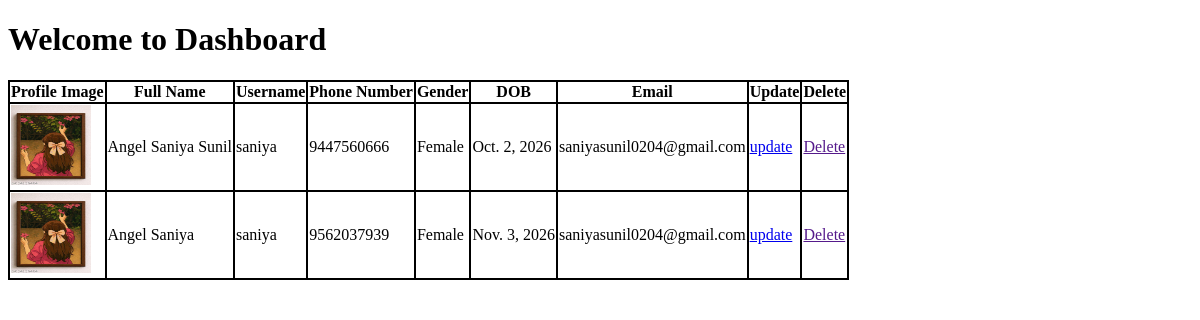
Page /dashboard/ on the earlier database version.
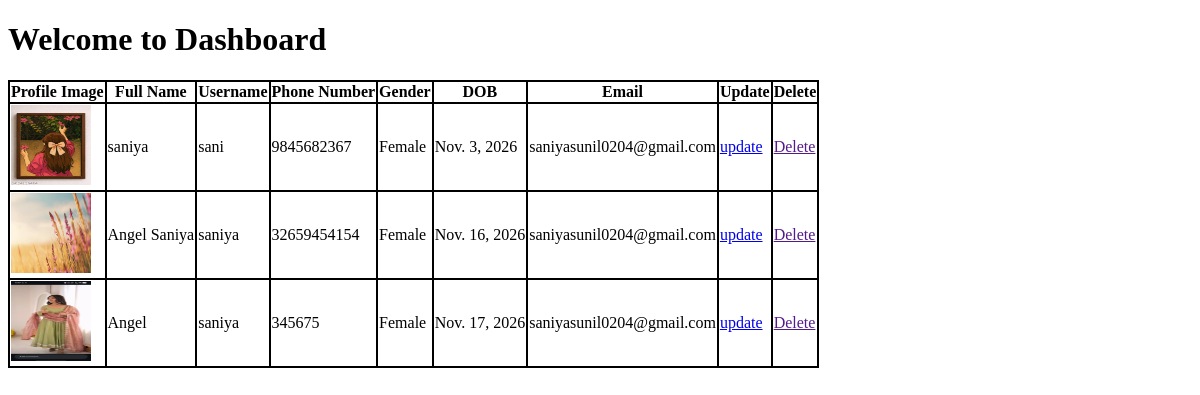
Same page on the later database version.
### myapp/models.py (models this page shows)
class RegisterModel(models.Model):
    profile = models.ImageField(upload_to="profile_image/")
    full_name = models.CharField(max_length=30)
    username = models.CharField(max_length=50)
    number = models.IntegerField()
    choose = {
        ("Male","Male"),
        ("Female","Female"),
    }
    gender = models.CharField(max_length=15)
    dob = models.DateField()
    email = models.EmailField()
    password = models.CharField(max_length=20)

### myapp/views.py (the view)
# urls.py: path("dashboard/",views.dashboard, name ="dashboard"),
def dashboard(request):
    values = [1,2,3,4,5,6,7,8,9,10]
    mydata = RegisterModel.objects.all()
    return render(request, "dashboard.html", {"data":values, "mydata":mydata})

### myapp/templates/dashboard.html (shortened to what this page needs)
<!DOCTYPE html>
<html lang="en">
<head>
</head>
<body>
    <h1>Welcome to Dashboard</h1>
    <table>
        <tr>
            <th>Profile Image</th>
            <th>Full Name</th>
            <th>Username</th>
            <th>Phone Number</th>
            <th>Gender</th>
            <th>DOB</th>
            <th>Email</th>
            <th>Update</th>
            <th>Delete</th>
        </tr>
        {% if mydata %}
            {% for i in mydata %}
        <tr>
            <td><img src="{{ i.profile.url }}" alt="profile" width="80" height="80"></td>
            <td>{{ i.full_name }}</td>
            <td>{{ i.username }}</td>
            <td>{{ i.number}}</td>
            <td>{{ i.gender }}</td>
            <td>{{ i.dob }}</td>
            <td>{{ i.email }}</td>
            <td><a href="{% url 'update' i.id %}">update</a></td>
            <td><a href="">Delete</a></td>
        </tr>
            {% endfor %}
        {% endif %}
    </table>
</body>
</html>

### myapp/templates/dashboard.html (style rules this page uses)
table,tr,th,td { border: 2px solid black; border-collapse: collapse; }

Differences in the rows shown:
changed RegisterModel: full_name "Angel Saniya Sunil" → "saniya"; username "saniya" → "sani"; number "9447560666" → "9845682367"; dob "Oct. 2, 2026" → "Nov. 3, 2026"
changed RegisterModel "Angel Saniya": profile: a different picture; number "9562037939" → "32659454154"; dob "Nov. 3, 2026" → "Nov. 16, 2026"
added RegisterModel: profile (picture), full_name "Angel", username "saniya", number "345675", gender "Female", dob "Nov. 17, 2026", email "saniyasunil0204@gmail.com"
